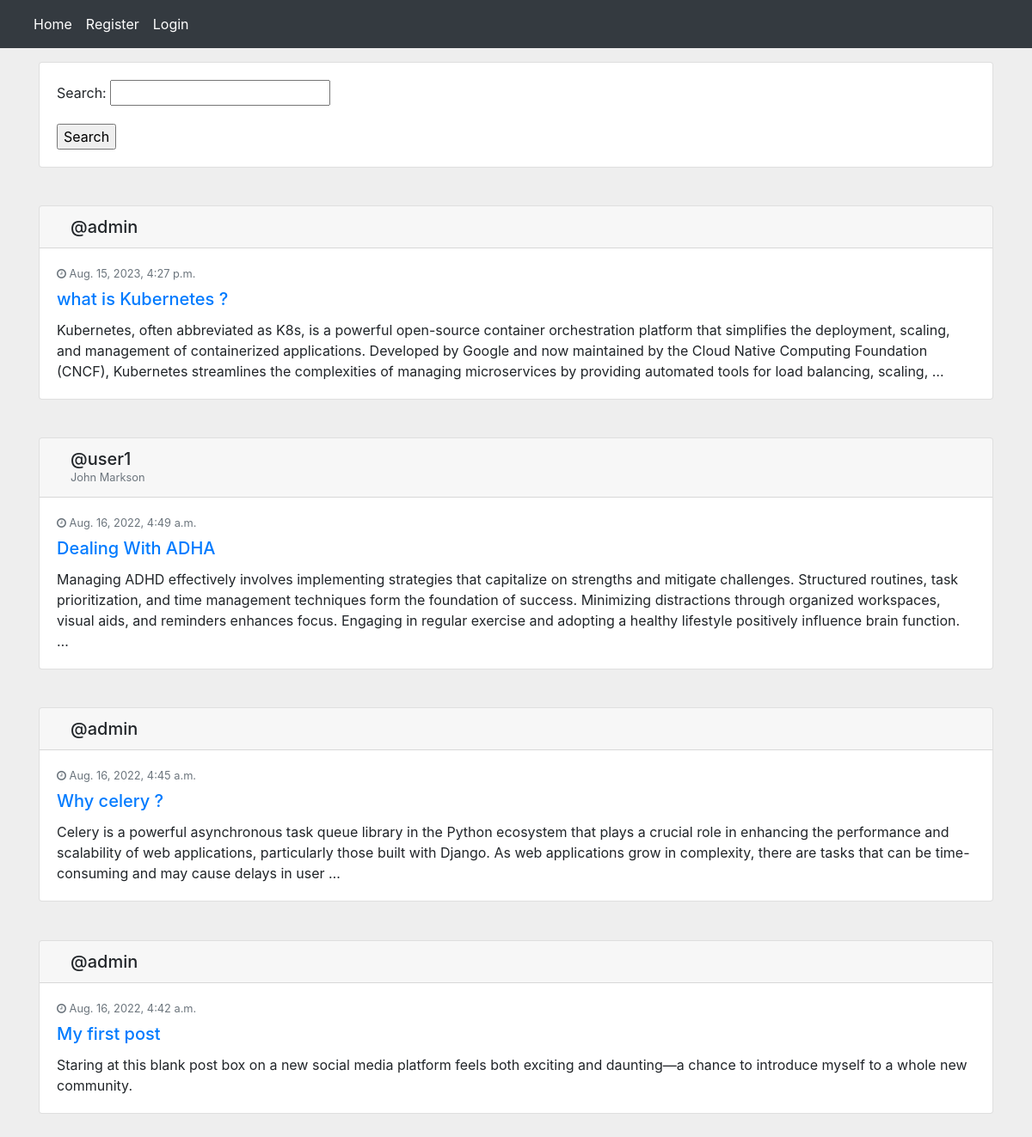
The page / on the database its author committed.
### home/models.py (models this page shows, shortened)
class Post(models.Model):
    user = models.ForeignKey(User, on_delete=models.CASCADE, related_name='posts')
    body = models.TextField()
    slug = models.SlugField()
    title = models.CharField(max_length=100, null=True, blank=True)  # proper format to add new field after migration
    created = models.DateTimeField(auto_now_add=True)
    updated = models.DateTimeField(auto_now=True)
    class Meta:
        ordering = ('-created',)  # model wide order_by filter
    def get_absolute_url(self):
        return reverse('home:post_detail', args=(self.id, self.slug))

### home/views.py (the view)
# urls.py: path('', views.HomeView.as_view(), name="home"),
class HomeView(View):
    form_class = PostSearchForm
    def get(self, request):
        posts = Post.objects.all()
        if request.GET.get('search'):
            posts = posts.filter(body__contains=request.GET['search'])
        return render(request, 'home/index.html', {'posts': posts, 'form': self.form_class})

### home/templates/home/index.html (shortened to what this page needs)
{% extends 'base.html' %}
{% block content %}
    <div class="row">
        <div class="col-md-12">
            <div class="card gedf-card">
                <div class="card-body">
                    <form action="" method="get">
                        {{ form.as_p }}
                        <input type="submit" value="Search">
                    </form>
                </div>
            </div>
        </div>
    </div>
    <div class="row">
        <div class="col-md-12">
            {% for post in posts %}
                <div class="card gedf-card">
                    <div class="card-header">
                        <div class="d-flex justify-content-between align-items-center">
                            <div class="d-flex justify-content-between align-items-center">
                                <div class="ml-2">
                                    <div class="h5 m-0">@{{ post.user }}</div>
                                    <div class="h7 text-muted">{{ post.user.first_name }} {{ post.user.last_name }}</div>
                                </div>
                            </div>
                        </div>
                    </div>
                    <div class="card-body">
                        <div class="text-muted h7 mb-2"><i class="fa fa-clock-o"></i> {{ post.created }}</div>
                        <a class="card-link" href="{{ post.get_absolute_url }}">
                            <h5 class="card-title">{{ post.title }}</h5>
                        </a>
                        <p class="card-text">
                            {{ post.body|truncatewords:50 }}
                        </p>
                    </div>
                </div>
            {% endfor %}
        </div>
    </div>
{% endblock %}

### templates/base.html (style rules this page uses)
body { background-color: #eeeeee; }
.h7 { font-size: 0.8rem; }
@media (min-width: 992px) { .gedf-card { margin-bottom: 2.77rem; } }

### rows shown on the page
Post: user "admin", created "Aug. 15, 2023, 4:27 p.m.", title "what is Kubernetes ?", body "Kubernetes, often abbreviated as K8s, is a powerful open-source container orchestration platform that simplifies the deployment, scaling, and management of containerized applications. Developed by Google and now maintained by the Cloud Native Computing Foundation (CNCF), Kubernetes streamlines the complexities of managing microservices by providing automated tools for load balancing, scaling, …"
Post: user "user1", user.first_name "John", user.last_name "Markson", created "Aug. 16, 2022, 4:49 a.m.", title "Dealing With ADHA", body "Managing ADHD effectively involves implementing strategies that capitalize on strengths and mitigate challenges. Structured routines, task prioritization, and time management techniques form the foundation of success. Minimizing distractions through organized workspaces, visual aids, and reminders enhances focus. Engaging in regular exercise and adopting a healthy lifestyle positively influence brain function. …"
Post: user "admin", created "Aug. 16, 2022, 4:45 a.m.", title "Why celery ?", body "Celery is a powerful asynchronous task queue library in the Python ecosystem that plays a crucial role in enhancing the performance and scalability of web applications, particularly those built with Django. As web applications grow in complexity, there are tasks that can be time-consuming and may cause delays in user …"
Post: user "admin", created "Aug. 16, 2022, 4:42 a.m.", title "My first post", body "Staring at this blank post box on a new social media platform feels both exciting and daunting—a chance to introduce myself to a whole new community."
